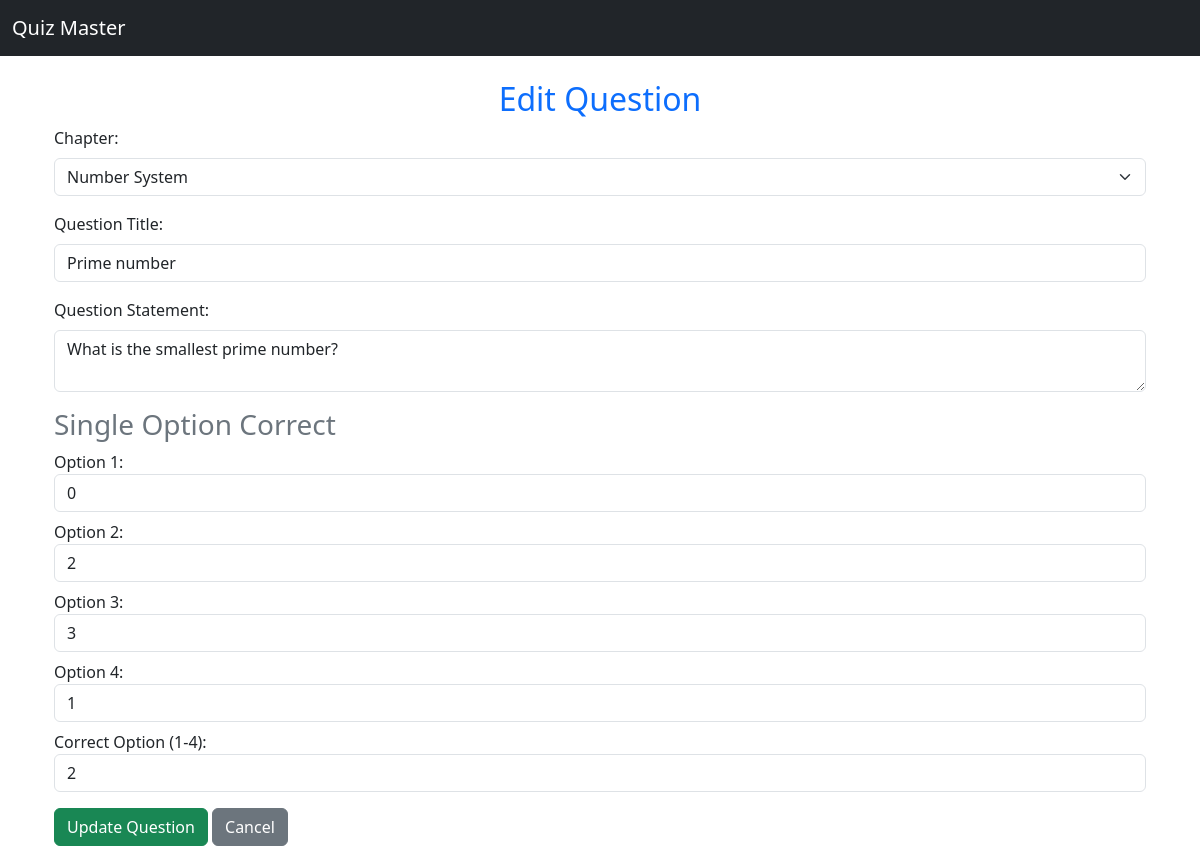
Page /edit_question/3 on the committed database.
### tables this page shows
CREATE TABLE questions (
            id INTEGER PRIMARY KEY AUTOINCREMENT,
            quiz_id INTEGER NOT NULL,
            chapter_id INTEGER NOT NULL,
            title TEXT NOT NULL,
            statement TEXT NOT NULL,
            option1 TEXT NOT NULL,
            option2 TEXT NOT NULL,
            option3 TEXT NOT NULL,
            option4 TEXT NOT NULL,
            correct_option INTEGER NOT NULL CHECK(correct_option BETWEEN 1 AND 4),
            FOREIGN KEY (quiz_id) REFERENCES quizzes(id) ON DELETE CASCADE,
            FOREIGN KEY (chapter_id) REFERENCES chapters(id) ON DELETE CASCADE
        );

CREATE TABLE chapters (
        id INTEGER PRIMARY KEY AUTOINCREMENT,
        subject_id INTEGER,
        name TEXT,
        description TEXT,
        FOREIGN KEY(subject_id) REFERENCES subjects(id)
    );

### app.py (the view, shortened to what this page needs)
@app.route('/edit_question/<int:question_id>', methods=['GET', 'POST'])
def edit_question(question_id):
    conn = sqlite3.connect('instance/quiz_master.db')
    conn.row_factory = sqlite3.Row
    cur = conn.cursor()
    cur.execute("SELECT * FROM questions WHERE id = ?", (question_id,))
    question = cur.fetchone()
    if not question:
        conn.close()
        flash("Question not found", "danger")
        return redirect(url_for('admin_quizzes'))
    cur.execute("SELECT id, name FROM chapters")
    chapters = cur.fetchall()
    conn.close()
    return render_template('edit_question.html', question=question, chapters=chapters)

### app.py (called while the page is built)
@app.teardown_appcontext
def close_connection(_):
    db = getattr(g, '_database', None)
    if db is not None:
        db.close()

### templates/edit_question.html (shortened to what this page needs)
{% extends 'base.html' %}
{% block content %}
<div class="container mt-4">
    <h2 class="text-center text-primary">Edit Question</h2>
    <form method="POST">
        <div class="mb-3">
            <label class="form-label">Chapter:</label>
            <select class="form-select" name="chapter_id" required>
                {% for chapter in chapters %}
                    <option value="{{ chapter.id }}" {% if question.chapter_id == chapter.id %} selected {% endif %}>
                        {{ chapter.name }}
                    </option>
                {% endfor %}
            </select>
        </div>
        <div class="mb-3">
            <label class="form-label">Question Title:</label>
            <input type="text" class="form-control" name="question_title" value="{{ question[3] }}" required>
        </div>
        <div class="mb-3">
            <label class="form-label">Question Statement:</label>
            <textarea class="form-control" name="question_statement" required>{{ question[4] }}</textarea>
        </div>
        <h3 class="text-secondary">Single Option Correct</h3>
        <div class="mb-2">
            <label>Option 1:</label>
            <input type="text" class="form-control" name="option1" value="{{ question[5] }}" required>
        </div>
        <div class="mb-2">
            <label>Option 2:</label>
            <input type="text" class="form-control" name="option2" value="{{ question[6] }}" required>
        </div>
        <div class="mb-2">
            <label>Option 3:</label>
            <input type="text" class="form-control" name="option3" value="{{ question[7] }}" required>
        </div>
        <div class="mb-2">
            <label>Option 4:</label>
            <input type="text" class="form-control" name="option4" value="{{ question[8] }}" required>
        </div>
        <div class="mb-3">
            <label>Correct Option (1-4):</label>
            <input type="number" class="form-control" name="correct_option" value="{{ question[9] }}" min="1" max="4" required>
        </div>
        <button type="submit" class="btn btn-success">Update Question</button>
        <a href="{{ url_for('admin_quizzes') }}" class="btn btn-secondary">Cancel</a>
    </form>
</div>
{% endblock %}

### rows in the picture
questions: chapter_id "Number System", question_title "Prime number", question_statement "What is the smallest prime number?", option1 "0", option2 "2", option3 "3", option4 "1", correct_option "2"
